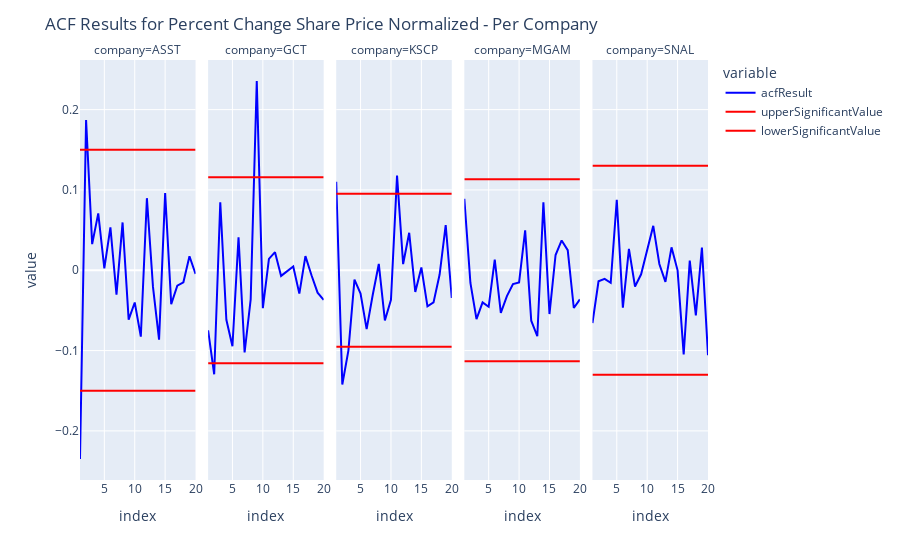

Notebook code cell kept with this figure:
### Code cell
# Checking ACF results
#acfResultsBar = px.line(x = acfPlot['index'],y = acfPlot['upperSignificantValue'], color = acfPlot['company'])
acfResultsBar = px.line(acfPlot,
                   x = 'index',y = ['acfResult','upperSignificantValue','lowerSignificantValue'],
                   color_discrete_sequence = ['blue','red','red'], facet_col = 'company')
acfResultsBar.update_layout(title_text="ACF Results for Percent Change Share Price Normalized - Per Company")
acfResultsBar.show()

### Figure 1 — Plotly figure (JSON) as saved in the notebook; plotly's stock layout.template omitted (floating-point values rounded to 4 significant figures)
{"data": [{"hovertemplate": "variable=acfResult<br>company=ASST<br>index=%{x}<br>value=%{y}<extra></extra>", "legendgroup": "acfResult", "line": {"color": "blue", "dash": "solid"}, "marker": {"symbol": "circle"}, "mode": "lines", "name": "acfResult", "orientation": "v", "showlegend": true, "type": "scatter", "x": [1, 2, 3, 4, 5, 6, 7, 8, 9, 10, 11, 12, 13, 14, 15, 16, 17, 18, 19, 20], "xaxis": "x", "y": [-0.235, 0.1872, 0.03253, 0.07074, 0.00244, 0.05349, -0.03039, 0.05953, -0.06153, -0.04013, -0.08261, 0.08973, -0.02073, -0.08636, 0.09627, -0.04214, -0.01927, -0.01501, 0.01746, -0.004614], "yaxis": "y"}, {"hovertemplate": "variable=acfResult<br>company=GCT<br>index=%{x}<br>value=%{y}<extra></extra>", "legendgroup": "acfResult", "line": {"color": "blue", "dash": "solid"}, "marker": {"symbol": "circle"}, "mode": "lines", "name": "acfResult", "orientation": "v", "showlegend": false, "type": "scatter", "x": [1, 2, 3, 4, 5, 6, 7, 8, 9, 10, 11, 12, 13, 14, 15, 16, 17, 18, 19, 20], "xaxis": "x2", "y": [-0.07476, -0.1295, 0.08468, -0.06166, -0.0946, 0.04114, -0.1024, -0.03635, 0.2356, -0.04729, 0.01422, 0.02252, -0.007038, -0.001706, 0.004698, -0.02913, 0.01763, -0.006166, -0.0279, -0.03695], "yaxis": "y2"}, {"hovertemplate": "variable=acfResult<br>company=KSCP<br>index=%{x}<br>value=%{y}<extra></extra>", "legendgroup": "acfResult", "line": {"color": "blue", "dash": "solid"}, "marker": {"symbol": "circle"}, "mode": "lines", "name": "acfResult", "orientation": "v", "showlegend": false, "type": "scatter", "x": [1, 2, 3, 4, 5, 6, 7, 8, 9, 10, 11, 12, 13, 14, 15, 16, 17, 18, 19, 20], "xaxis": "x3", "y": [0.1102, -0.1423, -0.1, -0.01178, -0.02907, -0.0733, -0.03085, 0.007842, -0.06246, -0.03667, 0.1179, 0.007708, 0.04664, -0.02707, 0.003561, -0.04491, -0.03998, -0.005351, 0.0563, -0.03459], "yaxis": "y3"}, {"hovertemplate": "variable=acfResult<br>company=MGAM<br>index=%{x}<br>value=%{y}<extra></extra>", "legendgroup": "acfResult", "line": {"color": "blue", "dash": "solid"}, "marker": {"symbol": "circle"}, "mode": "lines", "name": "acfResult", "orientation": "v", "showlegend": false, "type": "scatter", "x": [1, 2, 3, 4, 5, 6, 7, 8, 9, 10, 11, 12, 13, 14, 15, 16, 17, 18, 19, 20], "xaxis": "x4", "y": [0.08897, -0.01583, -0.06081, -0.04008, -0.04552, 0.01338, -0.053, -0.03225, -0.0173, -0.01519, 0.0497, -0.06279, -0.08215, 0.08464, -0.05452, 0.01899, 0.03713, 0.02503, -0.04702, -0.03623], "yaxis": "y4"}, {"hovertemplate": "variable=acfResult<br>company=SNAL<br>index=%{x}<br>value=%{y}<extra></extra>", "legendgroup": "acfResult", "line": {"color": "blue", "dash": "solid"}, "marker": {"symbol": "circle"}, "mode": "lines", "name": "acfResult", "orientation": "v", "showlegend": false, "type": "scatter", "x": [1, 2, 3, 4, 5, 6, 7, 8, 9, 10, 11, 12, 13, 14, 15, 16, 17, 18, 19, 20], "xaxis": "x5", "y": [-0.06575, -0.01378, -0.01069, -0.01563, 0.0878, -0.04648, 0.02654, -0.02022, -0.005017, 0.02473, 0.05527, 0.00784, -0.0144, 0.02856, -0.0001501, -0.1049, 0.01199, -0.05612, 0.02833, -0.1058], "yaxis": "y5"}, {"hovertemplate": "variable=upperSignificantValue<br>company=ASST<br>index=%{x}<br>value=%{y}<extra></extra>", "legendgroup": "upperSignificantValue", "line": {"color": "red", "dash": "solid"}, "marker": {"symbol": "circle"}, "mode": "lines", "name": "upperSignificantValue", "orientation": "v", "showlegend": true, "type": "scatter", "x": [1, 2, 3, 4, 5, 6, 7, 8, 9, 10, 11, 12, 13, 14, 15, 16, 17, 18, 19, 20], "xaxis": "x", "y": [0.15, 0.15, 0.15, 0.15, 0.15, 0.15, 0.15, 0.15, 0.15, 0.15, 0.15, 0.15, 0.15, 0.15, 0.15, 0.15, 0.15, 0.15, 0.15, 0.15], "yaxis": "y"}, {"hovertemplate": "variable=upperSignificantValue<br>company=GCT<br>index=%{x}<br>value=%{y}<extra></extra>", "legendgroup": "upperSignificantValue", "line": {"color": "red", "dash": "solid"}, "marker": {"symbol": "circle"}, "mode": "lines", "name": "upperSignificantValue", "orientation": "v", "showlegend": false, "type": "scatter", "x": [1, 2, 3, 4, 5, 6, 7, 8, 9, 10, 11, 12, 13, 14, 15, 16, 17, 18, 19, 20], "xaxis": "x2", "y": [0.1158, 0.1158, 0.1158, 0.1158, 0.1158, 0.1158, 0.1158, 0.1158, 0.1158, 0.1158, 0.1158, 0.1158, 0.1158, 0.1158, 0.1158, 0.1158, 0.1158, 0.1158, 0.1158, 0.1158], "yaxis": "y2"}, {"hovertemplate": "variable=upperSignificantValue<br>company=KSCP<br>index=%{x}<br>value=%{y}<extra></extra>", "legendgroup": "upperSignificantValue", "line": {"color": "red", "dash": "solid"}, "marker": {"symbol": "circle"}, "mode": "lines", "name": "upperSignificantValue", "orientation": "v", "showlegend": false, "type": "scatter", "x": [1, 2, 3, 4, 5, 6, 7, 8, 9, 10, 11, 12, 13, 14, 15, 16, 17, 18, 19, 20], "xaxis": "x3", "y": [0.0951, 0.0951, 0.0951, 0.0951, 0.0951, 0.0951, 0.0951, 0.0951, 0.0951, 0.0951, 0.0951, 0.0951, 0.0951, 0.0951, 0.0951, 0.0951, 0.0951, 0.0951, 0.0951, 0.0951], "yaxis": "y3"}, {"hovertemplate": "variable=upperSignificantValue<br>company=MGAM<br>index=%{x}<br>value=%{y}<extra></extra>", "legendgroup": "upperSignificantValue", "line": {"color": "red", "dash": "solid"}, "marker": {"symbol": "circle"}, "mode": "lines", "name": "upperSignificantValue", "orientation": "v", "showlegend": false, "type": "scatter", "x": [1, 2, 3, 4, 5, 6, 7, 8, 9, 10, 11, 12, 13, 14, 15, 16, 17, 18, 19, 20], "xaxis": "x4", "y": [0.1133, 0.1133, 0.1133, 0.1133, 0.1133, 0.1133, 0.1133, 0.1133, 0.1133, 0.1133, 0.1133, 0.1133, 0.1133, 0.1133, 0.1133, 0.1133, 0.1133, 0.1133, 0.1133, 0.1133], "yaxis": "y4"}, {"hovertemplate": "variable=upperSignificantValue<br>company=SNAL<br>index=%{x}<br>value=%{y}<extra></extra>", "legendgroup": "upperSignificantValue", "line": {"color": "red", "dash": "solid"}, "marker": {"symbol": "circle"}, "mode": "lines", "name": "upperSignificantValue", "orientation": "v", "showlegend": false, "type": "scatter", "x": [1, 2, 3, 4, 5, 6, 7, 8, 9, 10, 11, 12, 13, 14, 15, 16, 17, 18, 19, 20], "xaxis": "x5", "y": [0.13, 0.13, 0.13, 0.13, 0.13, 0.13, 0.13, 0.13, 0.13, 0.13, 0.13, 0.13, 0.13, 0.13, 0.13, 0.13, 0.13, 0.13, 0.13, 0.13], "yaxis": "y5"}, {"hovertemplate": "variable=lowerSignificantValue<br>company=ASST<br>index=%{x}<br>value=%{y}<extra></extra>", "legendgroup": "lowerSignificantValue", "line": {"color": "red", "dash": "solid"}, "marker": {"symbol": "circle"}, "mode": "lines", "name": "lowerSignificantValue", "orientation": "v", "showlegend": true, "type": "scatter", "x": [1, 2, 3, 4, 5, 6, 7, 8, 9, 10, 11, 12, 13, 14, 15, 16, 17, 18, 19, 20], "xaxis": "x", "y": [-0.15, -0.15, -0.15, -0.15, -0.15, -0.15, -0.15, -0.15, -0.15, -0.15, -0.15, -0.15, -0.15, -0.15, -0.15, -0.15, -0.15, -0.15, -0.15, -0.15], "yaxis": "y"}, {"hovertemplate": "variable=lowerSignificantValue<br>company=GCT<br>index=%{x}<br>value=%{y}<extra></extra>", "legendgroup": "lowerSignificantValue", "line": {"color": "red", "dash": "solid"}, "marker": {"symbol": "circle"}, "mode": "lines", "name": "lowerSignificantValue", "orientation": "v", "showlegend": false, "type": "scatter", "x": [1, 2, 3, 4, 5, 6, 7, 8, 9, 10, 11, 12, 13, 14, 15, 16, 17, 18, 19, 20], "xaxis": "x2", "y": [-0.1158, -0.1158, -0.1158, -0.1158, -0.1158, -0.1158, -0.1158, -0.1158, -0.1158, -0.1158, -0.1158, -0.1158, -0.1158, -0.1158, -0.1158, -0.1158, -0.1158, -0.1158, -0.1158, -0.1158], "yaxis": "y2"}, {"hovertemplate": "variable=lowerSignificantValue<br>company=KSCP<br>index=%{x}<br>value=%{y}<extra></extra>", "legendgroup": "lowerSignificantValue", "line": {"color": "red", "dash": "solid"}, "marker": {"symbol": "circle"}, "mode": "lines", "name": "lowerSignificantValue", "orientation": "v", "showlegend": false, "type": "scatter", "x": [1, 2, 3, 4, 5, 6, 7, 8, 9, 10, 11, 12, 13, 14, 15, 16, 17, 18, 19, 20], "xaxis": "x3", "y": [-0.0951, -0.0951, -0.0951, -0.0951, -0.0951, -0.0951, -0.0951, -0.0951, -0.0951, -0.0951, -0.0951, -0.0951, -0.0951, -0.0951, -0.0951, -0.0951, -0.0951, -0.0951, -0.0951, -0.0951], "yaxis": "y3"}, {"hovertemplate": "variable=lowerSignificantValue<br>company=MGAM<br>index=%{x}<br>value=%{y}<extra></extra>", "legendgroup": "lowerSignificantValue", "line": {"color": "red", "dash": "solid"}, "marker": {"symbol": "circle"}, "mode": "lines", "name": "lowerSignificantValue", "orientation": "v", "showlegend": false, "type": "scatter", "x": [1, 2, 3, 4, 5, 6, 7, 8, 9, 10, 11, 12, 13, 14, 15, 16, 17, 18, 19, 20], "xaxis": "x4", "y": [-0.1133, -0.1133, -0.1133, -0.1133, -0.1133, -0.1133, -0.1133, -0.1133, -0.1133, -0.1133, -0.1133, -0.1133, -0.1133, -0.1133, -0.1133, -0.1133, -0.1133, -0.1133, -0.1133, -0.1133], "yaxis": "y4"}, {"hovertemplate": "variable=lowerSignificantValue<br>company=SNAL<br>index=%{x}<br>value=%{y}<extra></extra>", "legendgroup": "lowerSignificantValue", "line": {"color": "red", "dash": "solid"}, "marker": {"symbol": "circle"}, "mode": "lines", "name": "lowerSignificantValue", "orientation": "v", "showlegend": false, "type": "scatter", "x": [1, 2, 3, 4, 5, 6, 7, 8, 9, 10, 11, 12, 13, 14, 15, 16, 17, 18, 19, 20], "xaxis": "x5", "y": [-0.13, -0.13, -0.13, -0.13, -0.13, -0.13, -0.13, -0.13, -0.13, -0.13, -0.13, -0.13, -0.13, -0.13, -0.13, -0.13, -0.13, -0.13, -0.13, -0.13], "yaxis": "y5"}], "layout": {"annotations": [{"font": {}, "showarrow": false, "text": "company=ASST", "x": 0.092, "xanchor": "center", "xref": "paper", "y": 1, "yanchor": "bottom", "yref": "paper"}, {"font": {}, "showarrow": false, "text": "company=GCT", "x": 0.296, "xanchor": "center", "xref": "paper", "y": 1, "yanchor": "bottom", "yref": "paper"}, {"font": {}, "showarrow": false, "text": "company=KSCP", "x": 0.5, "xanchor": "center", "xref": "paper", "y": 1, "yanchor": "bottom", "yref": "paper"}, {"font": {}, "showarrow": false, "text": "company=MGAM", "x": 0.704, "xanchor": "center", "xref": "paper", "y": 1, "yanchor": "bottom", "yref": "paper"}, {"font": {}, "showarrow": false, "text": "company=SNAL", "x": 0.908, "xanchor": "center", "xref": "paper", "y": 1, "yanchor": "bottom", "yref": "paper"}], "legend": {"title": {"text": "variable"}, "tracegroupgap": 0}, "margin": {"t": 60}, "title": {"text": "ACF Results for Percent Change Share Price Normalized - Per Company"}, "xaxis": {"anchor": "y", "domain": [0, 0.184], "title": {"text": "index"}}, "xaxis2": {"anchor": "y2", "domain": [0.204, 0.388], "matches": "x", "title": {"text": "index"}}, "xaxis3": {"anchor": "y3", "domain": [0.408, 0.592], "matches": "x", "title": {"text": "index"}}, "xaxis4": {"anchor": "y4", "domain": [0.612, 0.796], "matches": "x", "title": {"text": "index"}}, "xaxis5": {"anchor": "y5", "domain": [0.816, 1], "matches": "x", "title": {"text": "index"}}, "yaxis": {"anchor": "x", "domain": [0, 1], "title": {"text": "value"}}, "yaxis2": {"anchor": "x2", "domain": [0, 1], "matches": "y", "showticklabels": false}, "yaxis3": {"anchor": "x3", "domain": [0, 1], "matches": "y", "showticklabels": false}, "yaxis4": {"anchor": "x4", "domain": [0, 1], "matches": "y", "showticklabels": false}, "yaxis5": {"anchor": "x5", "domain": [0, 1], "matches": "y", "showticklabels": false}}}
